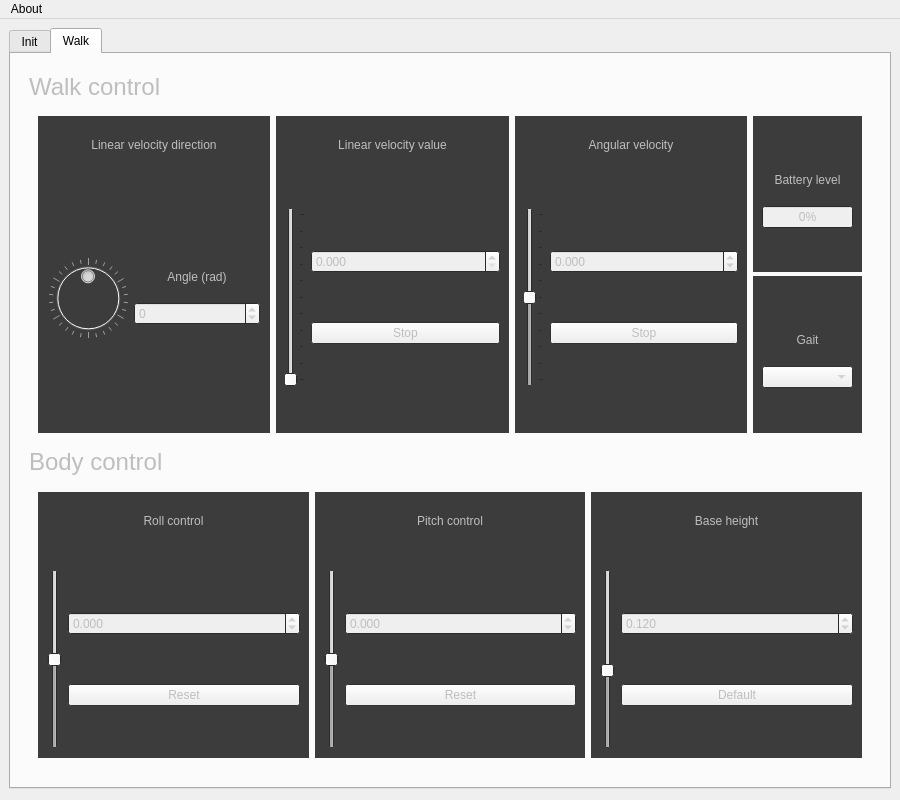
<?xml version="1.0" encoding="UTF-8"?>
<ui version="4.0">
 <class>HexapodController</class>
 <widget class="QMainWindow" name="HexapodController">
  <property name="geometry">
   <rect>
    <x>0</x>
    <y>0</y>
    <width>900</width>
    <height>800</height>
   </rect>
  </property>
  <property name="windowTitle">
   <string>Elkapod Control </string>
  </property>
  <property name="windowIcon">
   <iconset theme="battery">
    <normaloff>.</normaloff>.</iconset>
  </property>
  <widget class="QWidget" name="central_widget">
   <layout class="QVBoxLayout" name="verticalLayout_2">
    <item>
     <widget class="QTabWidget" name="tabWidget">
      <property name="currentIndex">
       <number>1</number>
      </property>
      <widget class="QWidget" name="Init">
       <attribute name="title">
        <string>Init</string>
       </attribute>
       <layout class="QVBoxLayout" name="verticalLayout_14">
        <item>
         <layout class="QVBoxLayout" name="verticalLayout_6">
          <item>
           <layout class="QHBoxLayout" name="horizontalLayout_8">
            <property name="topMargin">
             <number>0</number>
            </property>
            <property name="bottomMargin">
             <number>0</number>
            </property>
            <item>
             <widget class="QLabel" name="transition_status_title">
              <property name="text">
               <string>Transition status:</string>
              </property>
             </widget>
            </item>
            <item>
             <widget class="QLabel" name="transition_status_label">
              <property name="text">
               <string>none</string>
              </property>
             </widget>
            </item>
            <item>
             <spacer name="horizontalSpacer">
              <property name="orientation">
               <enum>Qt::Horizontal</enum>
              </property>
              <property name="sizeHint" stdset="0">
               <size>
                <width>40</width>
                <height>20</height>
               </size>
              </property>
             </spacer>
            </item>
           </layout>
          </item>
          <item>
           <layout class="QHBoxLayout" name="horizontalLayout_7">
            <property name="topMargin">
             <number>10</number>
            </property>
            <property name="bottomMargin">
             <number>10</number>
            </property>
            <item>
             <widget class="QPushButton" name="init_transition_button">
              <property name="minimumSize">
               <size>
                <width>0</width>
                <height>40</height>
               </size>
              </property>
              <property name="text">
               <string>Init</string>
              </property>
             </widget>
            </item>
            <item>
             <widget class="QPushButton" name="idle_transition_button">
              <property name="enabled">
               <bool>false</bool>
              </property>
              <property name="minimumSize">
               <size>
                <width>0</width>
                <height>40</height>
               </size>
              </property>
              <property name="text">
               <string>Idle</string>
              </property>
             </widget>
            </item>
            <item>
             <widget class="QPushButton" name="walk_transition_button">
              <property name="enabled">
               <bool>false</bool>
              </property>
              <property name="minimumSize">
               <size>
                <width>0</width>
                <height>40</height>
               </size>
              </property>
              <property name="text">
               <string>Walk</string>
              </property>
             </widget>
            </item>
           </layout>
          </item>
         </layout>
        </item>
        <item>
         <spacer name="verticalSpacer_11">
          <property name="orientation">
           <enum>Qt::Vertical</enum>
          </property>
          <property name="sizeHint" stdset="0">
           <size>
            <width>20</width>
            <height>40</height>
           </size>
          </property>
         </spacer>
        </item>
        <item>
         <layout class="QHBoxLayout" name="horizontalLayout_14">
          <item>
           <spacer name="horizontalSpacer_2">
            <property name="orientation">
             <enum>Qt::Horizontal</enum>
            </property>
            <property name="sizeHint" stdset="0">
             <size>
              <width>40</width>
              <height>20</height>
             </size>
            </property>
           </spacer>
          </item>
          <item>
           <widget class="QLabel" name="label_6">
            <property name="font">
             <font>
              <pointsize>20</pointsize>
              <bold>true</bold>
             </font>
            </property>
            <property name="text">
             <string>Fidget spinner -&gt;</string>
            </property>
           </widget>
          </item>
          <item>
           <widget class="QDial" name="dial"/>
          </item>
          <item>
           <spacer name="horizontalSpacer_3">
            <property name="orientation">
             <enum>Qt::Horizontal</enum>
            </property>
            <property name="sizeHint" stdset="0">
             <size>
              <width>40</width>
              <height>20</height>
             </size>
            </property>
           </spacer>
          </item>
         </layout>
        </item>
       </layout>
      </widget>
      <widget class="QWidget" name="Walk">
       <property name="enabled">
        <bool>false</bool>
       </property>
       <attribute name="title">
        <string>Walk</string>
       </attribute>
       <layout class="QVBoxLayout" name="verticalLayout_16">
        <item>
         <layout class="QVBoxLayout" name="verticalLayout_15">
          <item>
           <widget class="QWidget" name="verticalWidget_2" native="true">
            <property name="palette">
             <palette>
              <active>
               <colorrole role="Window">
                <brush brushstyle="SolidPattern">
                 <color alpha="255">
                  <red>60</red>
                  <green>60</green>
                  <blue>60</blue>
                 </color>
                </brush>
               </colorrole>
              </active>
              <inactive>
               <colorrole role="Window">
                <brush brushstyle="SolidPattern">
                 <color alpha="255">
                  <red>50</red>
                  <green>50</green>
                  <blue>50</blue>
                 </color>
                </brush>
               </colorrole>
              </inactive>
              <disabled>
               <colorrole role="Window">
                <brush brushstyle="SolidPattern">
                 <color alpha="255">
                  <red>60</red>
                  <green>60</green>
                  <blue>60</blue>
                 </color>
                </brush>
               </colorrole>
              </disabled>
             </palette>
            </property>
            <layout class="QVBoxLayout" name="velocity_widget">
             <property name="topMargin">
              <number>10</number>
             </property>
             <property name="bottomMargin">
              <number>10</number>
             </property>
             <item>
              <widget class="QLabel" name="label_8">
               <property name="font">
                <font>
                 <pointsize>18</pointsize>
                </font>
               </property>
               <property name="frameShape">
                <enum>QFrame::NoFrame</enum>
               </property>
               <property name="text">
                <string>Walk control</string>
               </property>
               <property name="textFormat">
                <enum>Qt::AutoText</enum>
               </property>
              </widget>
             </item>
             <item>
              <widget class="QWidget" name="velocity_control_widget" native="true">
               <property name="sizePolicy">
                <sizepolicy hsizetype="Preferred" vsizetype="Maximum">
                 <horstretch>0</horstretch>
                 <verstretch>0</verstretch>
                </sizepolicy>
               </property>
               <layout class="QHBoxLayout" name="horizontalLayout_4" stretch="3,3,3,1">
                <item>
                 <widget class="QWidget" name="vdir_widget" native="true">
                  <property name="autoFillBackground">
                   <bool>true</bool>
                  </property>
                  <layout class="QVBoxLayout" name="velocity_direction" stretch="0,0,0,0">
                   <property name="leftMargin">
                    <number>10</number>
                   </property>
                   <property name="rightMargin">
                    <number>10</number>
                   </property>
                   <item>
                    <widget class="QLabel" name="velocity_dir_title">
                     <property name="minimumSize">
                      <size>
                       <width>0</width>
                       <height>40</height>
                      </size>
                     </property>
                     <property name="text">
                      <string>Linear velocity direction</string>
                     </property>
                     <property name="alignment">
                      <set>Qt::AlignCenter</set>
                     </property>
                    </widget>
                   </item>
                   <item>
                    <spacer name="verticalSpacer_6">
                     <property name="orientation">
                      <enum>Qt::Vertical</enum>
                     </property>
                     <property name="sizeHint" stdset="0">
                      <size>
                       <width>20</width>
                       <height>40</height>
                      </size>
                     </property>
                    </spacer>
                   </item>
                   <item>
                    <layout class="QHBoxLayout" name="horizontalLayout_2">
                     <item>
                      <widget class="QDial" name="vdir_dial">
                       <property name="minimumSize">
                        <size>
                         <width>80</width>
                         <height>80</height>
                        </size>
                       </property>
                       <property name="maximumSize">
                        <size>
                         <width>80</width>
                         <height>16777215</height>
                        </size>
                       </property>
                       <property name="maximum">
                        <number>360</number>
                       </property>
                       <property name="singleStep">
                        <number>3</number>
                       </property>
                       <property name="value">
                        <number>180</number>
                       </property>
                       <property name="wrapping">
                        <bool>true</bool>
                       </property>
                       <property name="notchesVisible">
                        <bool>true</bool>
                       </property>
                      </widget>
                     </item>
                     <item>
                      <layout class="QVBoxLayout" name="verticalLayout_5">
                       <item>
                        <widget class="QLabel" name="label">
                         <property name="sizePolicy">
                          <sizepolicy hsizetype="Preferred" vsizetype="Maximum">
                           <horstretch>0</horstretch>
                           <verstretch>0</verstretch>
                          </sizepolicy>
                         </property>
                         <property name="text">
                          <string>Angle (rad)</string>
                         </property>
                         <property name="alignment">
                          <set>Qt::AlignCenter</set>
                         </property>
                        </widget>
                       </item>
                       <item>
                        <widget class="QSpinBox" name="vdir_spinbox">
                         <property name="minimum">
                          <number>-180</number>
                         </property>
                         <property name="maximum">
                          <number>180</number>
                         </property>
                         <property name="value">
                          <number>0</number>
                         </property>
                        </widget>
                       </item>
                      </layout>
                     </item>
                    </layout>
                   </item>
                   <item>
                    <spacer name="verticalSpacer_5">
                     <property name="orientation">
                      <enum>Qt::Vertical</enum>
                     </property>
                     <property name="sizeHint" stdset="0">
                      <size>
                       <width>20</width>
                       <height>40</height>
                      </size>
                     </property>
                    </spacer>
                   </item>
                  </layout>
                 </widget>
                </item>
                <item>
                 <widget class="QWidget" name="vval_widget" native="true">
                  <property name="autoFillBackground">
                   <bool>true</bool>
                  </property>
                  <layout class="QVBoxLayout" name="velocity_value">
                   <item>
                    <widget class="QLabel" name="velocity_value_title">
                     <property name="minimumSize">
                      <size>
                       <width>0</width>
                       <height>40</height>
                      </size>
                     </property>
                     <property name="text">
                      <string>Linear velocity value</string>
                     </property>
                     <property name="alignment">
                      <set>Qt::AlignCenter</set>
                     </property>
                    </widget>
                   </item>
                   <item>
                    <spacer name="verticalSpacer_7">
                     <property name="orientation">
                      <enum>Qt::Vertical</enum>
                     </property>
                     <property name="sizeHint" stdset="0">
                      <size>
                       <width>20</width>
                       <height>40</height>
                      </size>
                     </property>
                    </spacer>
                   </item>
                   <item>
                    <layout class="QHBoxLayout" name="horizontalLayout">
                     <item>
                      <widget class="QSlider" name="vval_slider">
                       <property name="sizePolicy">
                        <sizepolicy hsizetype="Fixed" vsizetype="Expanding">
                         <horstretch>0</horstretch>
                         <verstretch>0</verstretch>
                        </sizepolicy>
                       </property>
                       <property name="minimumSize">
                        <size>
                         <width>0</width>
                         <height>180</height>
                        </size>
                       </property>
                       <property name="baseSize">
                        <size>
                         <width>0</width>
                         <height>0</height>
                        </size>
                       </property>
                       <property name="maximum">
                        <number>100</number>
                       </property>
                       <property name="orientation">
                        <enum>Qt::Vertical</enum>
                       </property>
                       <property name="invertedAppearance">
                        <bool>false</bool>
                       </property>
                       <property name="tickPosition">
                        <enum>QSlider::TicksBelow</enum>
                       </property>
                      </widget>
                     </item>
                     <item>
                      <layout class="QVBoxLayout" name="verticalLayout_13">
                       <item>
                        <widget class="QDoubleSpinBox" name="vval_spinbox">
                         <property name="decimals">
                          <number>3</number>
                         </property>
                         <property name="maximum">
                          <double>0.300000000000000</double>
                         </property>
                         <property name="singleStep">
                          <double>0.001000000000000</double>
                         </property>
                        </widget>
                       </item>
                       <item>
                        <widget class="QPushButton" name="vval_stop_button">
                         <property name="text">
                          <string>Stop</string>
                         </property>
                        </widget>
                       </item>
                      </layout>
                     </item>
                    </layout>
                   </item>
                   <item>
                    <spacer name="verticalSpacer_8">
                     <property name="orientation">
                      <enum>Qt::Vertical</enum>
                     </property>
                     <property name="sizeHint" stdset="0">
                      <size>
                       <width>20</width>
                       <height>40</height>
                      </size>
                     </property>
                    </spacer>
                   </item>
                  </layout>
                 </widget>
                </item>
                <item>
                 <widget class="QWidget" name="angular_vel_widget" native="true">
                  <property name="autoFillBackground">
                   <bool>true</bool>
                  </property>
                  <layout class="QVBoxLayout" name="angular_velocity">
                   <item>
                    <widget class="QLabel" name="angular_vel_title">
                     <property name="minimumSize">
                      <size>
                       <width>0</width>
                       <height>40</height>
                      </size>
                     </property>
                     <property name="text">
                      <string>Angular velocity</string>
                     </property>
                     <property name="alignment">
                      <set>Qt::AlignCenter</set>
                     </property>
                    </widget>
                   </item>
                   <item>
                    <spacer name="verticalSpacer_9">
                     <property name="orientation">
                      <enum>Qt::Vertical</enum>
                     </property>
                     <property name="sizeHint" stdset="0">
                      <size>
                       <width>20</width>
                       <height>40</height>
                      </size>
                     </property>
                    </spacer>
                   </item>
                   <item>
                    <layout class="QHBoxLayout" name="horizontalLayout_11">
                     <item>
                      <widget class="QSlider" name="angular_vel_slider">
                       <property name="minimumSize">
                        <size>
                         <width>0</width>
                         <height>180</height>
                        </size>
                       </property>
                       <property name="minimum">
                        <number>0</number>
                       </property>
                       <property name="maximum">
                        <number>100</number>
                       </property>
                       <property name="value">
                        <number>50</number>
                       </property>
                       <property name="orientation">
                        <enum>Qt::Vertical</enum>
                       </property>
                       <property name="tickPosition">
                        <enum>QSlider::TicksBelow</enum>
                       </property>
                      </widget>
                     </item>
                     <item>
                      <layout class="QVBoxLayout" name="verticalLayout_9">
                       <item>
                        <widget class="QDoubleSpinBox" name="angular_vel_spinbox">
                         <property name="decimals">
                          <number>3</number>
                         </property>
                         <property name="minimum">
                          <double>-0.400000000000000</double>
                         </property>
                         <property name="maximum">
                          <double>0.400000000000000</double>
                         </property>
                         <property name="singleStep">
                          <double>0.001000000000000</double>
                         </property>
                        </widget>
                       </item>
                       <item>
                        <widget class="QPushButton" name="angular_vel_stopbutton">
                         <property name="text">
                          <string>Stop</string>
                         </property>
                        </widget>
                       </item>
                      </layout>
                     </item>
                    </layout>
                   </item>
                   <item>
                    <spacer name="verticalSpacer_12">
                     <property name="orientation">
                      <enum>Qt::Vertical</enum>
                     </property>
                     <property name="sizeHint" stdset="0">
                      <size>
                       <width>20</width>
                       <height>40</height>
                      </size>
                     </property>
                    </spacer>
                   </item>
                  </layout>
                 </widget>
                </item>
                <item>
                 <widget class="QWidget" name="side_widget" native="true">
                  <property name="sizePolicy">
                   <sizepolicy hsizetype="Minimum" vsizetype="Preferred">
                    <horstretch>0</horstretch>
                    <verstretch>0</verstretch>
                   </sizepolicy>
                  </property>
                  <property name="autoFillBackground">
                   <bool>false</bool>
                  </property>
                  <layout class="QVBoxLayout" name="verticalLayout_3">
                   <property name="spacing">
                    <number>4</number>
                   </property>
                   <property name="leftMargin">
                    <number>0</number>
                   </property>
                   <property name="topMargin">
                    <number>0</number>
                   </property>
                   <property name="rightMargin">
                    <number>0</number>
                   </property>
                   <property name="bottomMargin">
                    <number>0</number>
                   </property>
                   <item>
                    <widget class="QWidget" name="battery_lvl_widget_2" native="true">
                     <property name="autoFillBackground">
                      <bool>true</bool>
                     </property>
                     <layout class="QVBoxLayout" name="battery_lvl_widget">
                      <item>
                       <spacer name="verticalSpacer_13">
                        <property name="orientation">
                         <enum>Qt::Vertical</enum>
                        </property>
                        <property name="sizeHint" stdset="0">
                         <size>
                          <width>20</width>
                          <height>40</height>
                         </size>
                        </property>
                       </spacer>
                      </item>
                      <item>
                       <widget class="QLabel" name="label_2">
                        <property name="minimumSize">
                         <size>
                          <width>0</width>
                          <height>40</height>
                         </size>
                        </property>
                        <property name="text">
                         <string>Battery level</string>
                        </property>
                        <property name="alignment">
                         <set>Qt::AlignCenter</set>
                        </property>
                       </widget>
                      </item>
                      <item>
                       <widget class="QProgressBar" name="progressBar">
                        <property name="value">
                         <number>0</number>
                        </property>
                       </widget>
                      </item>
                      <item>
                       <spacer name="verticalSpacer_4">
                        <property name="orientation">
                         <enum>Qt::Vertical</enum>
                        </property>
                        <property name="sizeHint" stdset="0">
                         <size>
                          <width>20</width>
                          <height>40</height>
                         </size>
                        </property>
                       </spacer>
                      </item>
                     </layout>
                    </widget>
                   </item>
                   <item>
                    <widget class="QWidget" name="gait_type_widget_2" native="true">
                     <property name="autoFillBackground">
                      <bool>true</bool>
                     </property>
                     <layout class="QVBoxLayout" name="gait_type_widget">
                      <item>
                       <spacer name="verticalSpacer_14">
                        <property name="orientation">
                         <enum>Qt::Vertical</enum>
                        </property>
                        <property name="sizeHint" stdset="0">
                         <size>
                          <width>20</width>
                          <height>40</height>
                         </size>
                        </property>
                       </spacer>
                      </item>
                      <item>
                       <widget class="QLabel" name="label_7">
                        <property name="minimumSize">
                         <size>
                          <width>0</width>
                          <height>40</height>
                         </size>
                        </property>
                        <property name="text">
                         <string>Gait</string>
                        </property>
                        <property name="alignment">
                         <set>Qt::AlignCenter</set>
                        </property>
                       </widget>
                      </item>
                      <item>
                       <widget class="QComboBox" name="gait_selection">
                        <property name="currentText">
                         <string/>
                        </property>
                        <property name="currentIndex">
                         <number>-1</number>
                        </property>
                       </widget>
                      </item>
                      <item>
                       <spacer name="verticalSpacer_15">
                        <property name="orientation">
                         <enum>Qt::Vertical</enum>
                        </property>
                        <property name="sizeHint" stdset="0">
                         <size>
                          <width>20</width>
                          <height>40</height>
                         </size>
                        </property>
                       </spacer>
                      </item>
                     </layout>
                    </widget>
                   </item>
                  </layout>
                 </widget>
                </item>
               </layout>
              </widget>
             </item>
             <item>
              <widget class="QLabel" name="velocity_title">
               <property name="palette">
                <palette>
                 <active>
                  <colorrole role="Base">
                   <brush brushstyle="SolidPattern">
                    <color alpha="255">
                     <red>229</red>
                     <green>165</green>
                     <blue>10</blue>
                    </color>
                   </brush>
                  </colorrole>
                 </active>
                 <inactive>
                  <colorrole role="Base">
                   <brush brushstyle="SolidPattern">
                    <color alpha="255">
                     <red>36</red>
                     <green>36</green>
                     <blue>36</blue>
                    </color>
                   </brush>
                  </colorrole>
                 </inactive>
                 <disabled>
                  <colorrole role="Base">
                   <brush brushstyle="SolidPattern">
                    <color alpha="255">
                     <red>50</red>
                     <green>50</green>
                     <blue>50</blue>
                    </color>
                   </brush>
                  </colorrole>
                 </disabled>
                </palette>
               </property>
               <property name="font">
                <font>
                 <pointsize>18</pointsize>
                </font>
               </property>
               <property name="text">
                <string>Body control</string>
               </property>
              </widget>
             </item>
             <item>
              <widget class="QWidget" name="horizontalWidget_7" native="true">
               <property name="palette">
                <palette>
                 <active>
                  <colorrole role="Window">
                   <brush brushstyle="SolidPattern">
                    <color alpha="255">
                     <red>60</red>
                     <green>60</green>
                     <blue>60</blue>
                    </color>
                   </brush>
                  </colorrole>
                 </active>
                 <inactive>
                  <colorrole role="Window">
                   <brush brushstyle="SolidPattern">
                    <color alpha="255">
                     <red>50</red>
                     <green>50</green>
                     <blue>50</blue>
                    </color>
                   </brush>
                  </colorrole>
                 </inactive>
                 <disabled>
                  <colorrole role="Window">
                   <brush brushstyle="SolidPattern">
                    <color alpha="255">
                     <red>60</red>
                     <green>60</green>
                     <blue>60</blue>
                    </color>
                   </brush>
                  </colorrole>
                 </disabled>
                </palette>
               </property>
               <layout class="QHBoxLayout" name="horizontalLayout_12">
                <property name="topMargin">
                 <number>10</number>
                </property>
                <property name="bottomMargin">
                 <number>10</number>
                </property>
                <item>
                 <widget class="QWidget" name="verticalWidget_4" native="true">
                  <property name="autoFillBackground">
                   <bool>true</bool>
                  </property>
                  <layout class="QVBoxLayout" name="verticalLayout_10">
                   <item>
                    <widget class="QLabel" name="label_3">
                     <property name="minimumSize">
                      <size>
                       <width>0</width>
                       <height>40</height>
                      </size>
                     </property>
                     <property name="text">
                      <string>Roll control</string>
                     </property>
                     <property name="alignment">
                      <set>Qt::AlignCenter</set>
                     </property>
                    </widget>
                   </item>
                   <item>
                    <spacer name="verticalSpacer">
                     <property name="orientation">
                      <enum>Qt::Vertical</enum>
                     </property>
                     <property name="sizeHint" stdset="0">
                      <size>
                       <width>20</width>
                       <height>40</height>
                      </size>
                     </property>
                    </spacer>
                   </item>
                   <item>
                    <layout class="QHBoxLayout" name="horizontalLayout_3">
                     <item>
                      <widget class="QSlider" name="roll_slider">
                       <property name="minimumSize">
                        <size>
                         <width>0</width>
                         <height>180</height>
                        </size>
                       </property>
                       <property name="maximum">
                        <number>100</number>
                       </property>
                       <property name="value">
                        <number>50</number>
                       </property>
                       <property name="orientation">
                        <enum>Qt::Vertical</enum>
                       </property>
                      </widget>
                     </item>
                     <item>
                      <layout class="QVBoxLayout" name="verticalLayout">
                       <item>
                        <widget class="QDoubleSpinBox" name="roll_spinbox">
                         <property name="decimals">
                          <number>3</number>
                         </property>
                         <property name="minimum">
                          <double>-3.000000000000000</double>
                         </property>
                         <property name="maximum">
                          <double>3.000000000000000</double>
                         </property>
                         <property name="singleStep">
                          <double>0.001000000000000</double>
                         </property>
                        </widget>
                       </item>
                       <item>
                        <widget class="QPushButton" name="roll_reset_button">
                         <property name="text">
                          <string>Reset</string>
                         </property>
                        </widget>
                       </item>
                      </layout>
                     </item>
                    </layout>
                   </item>
                  </layout>
                 </widget>
                </item>
                <item>
                 <widget class="QWidget" name="verticalWidget_5" native="true">
                  <property name="autoFillBackground">
                   <bool>true</bool>
                  </property>
                  <layout class="QVBoxLayout" name="verticalLayout_7">
                   <item>
                    <widget class="QLabel" name="label_4">
                     <property name="minimumSize">
                      <size>
                       <width>0</width>
                       <height>40</height>
                      </size>
                     </property>
                     <property name="text">
                      <string>Pitch control</string>
                     </property>
                     <property name="alignment">
                      <set>Qt::AlignCenter</set>
                     </property>
                    </widget>
                   </item>
                   <item>
                    <spacer name="verticalSpacer_2">
                     <property name="orientation">
                      <enum>Qt::Vertical</enum>
                     </property>
                     <property name="sizeHint" stdset="0">
                      <size>
                       <width>20</width>
                       <height>40</height>
                      </size>
                     </property>
                    </spacer>
                   </item>
                   <item>
                    <layout class="QHBoxLayout" name="horizontalLayout_5">
                     <item>
                      <widget class="QSlider" name="pitch_slider">
                       <property name="minimumSize">
                        <size>
                         <width>0</width>
                         <height>180</height>
                        </size>
                       </property>
                       <property name="maximum">
                        <number>100</number>
                       </property>
                       <property name="value">
                        <number>50</number>
                       </property>
                       <property name="orientation">
                        <enum>Qt::Vertical</enum>
                       </property>
                      </widget>
                     </item>
                     <item>
                      <layout class="QVBoxLayout" name="verticalLayout_8">
                       <item>
                        <widget class="QDoubleSpinBox" name="pitch_spinbox">
                         <property name="decimals">
                          <number>3</number>
                         </property>
                         <property name="minimum">
                          <double>-6.000000000000000</double>
                         </property>
                         <property name="maximum">
                          <double>6.000000000000000</double>
                         </property>
                         <property name="singleStep">
                          <double>0.001000000000000</double>
                         </property>
                        </widget>
                       </item>
                       <item>
                        <widget class="QPushButton" name="pitch_reset_button">
                         <property name="text">
                          <string>Reset</string>
                         </property>
                        </widget>
                       </item>
                      </layout>
                     </item>
                    </layout>
                   </item>
                  </layout>
                 </widget>
                </item>
                <item>
                 <widget class="QWidget" name="verticalWidget_2" native="true">
                  <property name="autoFillBackground">
                   <bool>true</bool>
                  </property>
                  <layout class="QVBoxLayout" name="verticalLayout_4">
                   <item>
                    <widget class="QLabel" name="label_5">
                     <property name="minimumSize">
                      <size>
                       <width>0</width>
                       <height>40</height>
                      </size>
                     </property>
                     <property name="text">
                      <string>Base height</string>
                     </property>
                     <property name="alignment">
                      <set>Qt::AlignCenter</set>
                     </property>
                    </widget>
                   </item>
                   <item>
                    <spacer name="verticalSpacer_3">
                     <property name="orientation">
                      <enum>Qt::Vertical</enum>
                     </property>
                     <property name="sizeHint" stdset="0">
                      <size>
                       <width>20</width>
                       <height>40</height>
                      </size>
                     </property>
                    </spacer>
                   </item>
                   <item>
                    <layout class="QHBoxLayout" name="horizontalLayout_6">
                     <item>
                      <widget class="QSlider" name="base_height_slider">
                       <property name="minimumSize">
                        <size>
                         <width>0</width>
                         <height>180</height>
                        </size>
                       </property>
                       <property name="minimum">
                        <number>0</number>
                       </property>
                       <property name="maximum">
                        <number>100</number>
                       </property>
                       <property name="value">
                        <number>43</number>
                       </property>
                       <property name="sliderPosition">
                        <number>43</number>
                       </property>
                       <property name="orientation">
                        <enum>Qt::Vertical</enum>
                       </property>
                      </widget>
                     </item>
                     <item>
                      <layout class="QVBoxLayout" name="verticalLayout_11">
                       <item>
                        <widget class="QDoubleSpinBox" name="base_height_spinbox">
                         <property name="decimals">
                          <number>3</number>
                         </property>
                         <property name="minimum">
                          <double>0.090000000000000</double>
                         </property>
                         <property name="maximum">
                          <double>0.160000000000000</double>
                         </property>
                         <property name="singleStep">
                          <double>0.001000000000000</double>
                         </property>
                         <property name="value">
                          <double>0.120000000000000</double>
                         </property>
                        </widget>
                       </item>
                       <item>
                        <widget class="QPushButton" name="base_height_default_button">
                         <property name="text">
                          <string>Default</string>
                         </property>
                        </widget>
                       </item>
                      </layout>
                     </item>
                    </layout>
                   </item>
                  </layout>
                 </widget>
                </item>
               </layout>
              </widget>
             </item>
            </layout>
           </widget>
          </item>
         </layout>
        </item>
       </layout>
      </widget>
     </widget>
    </item>
    <item>
     <spacer name="verticalSpacer_10">
      <property name="orientation">
       <enum>Qt::Vertical</enum>
      </property>
      <property name="sizeHint" stdset="0">
       <size>
        <width>20</width>
        <height>40</height>
       </size>
      </property>
     </spacer>
    </item>
   </layout>
  </widget>
  <widget class="QMenuBar" name="menuBar">
   <property name="geometry">
    <rect>
     <x>0</x>
     <y>0</y>
     <width>900</width>
     <height>23</height>
    </rect>
   </property>
   <widget class="QMenu" name="menuAbout">
    <property name="title">
     <string>About</string>
    </property>
   </widget>
   <addaction name="menuAbout"/>
  </widget>
 </widget>
 <resources/>
 <connections/>
</ui>
